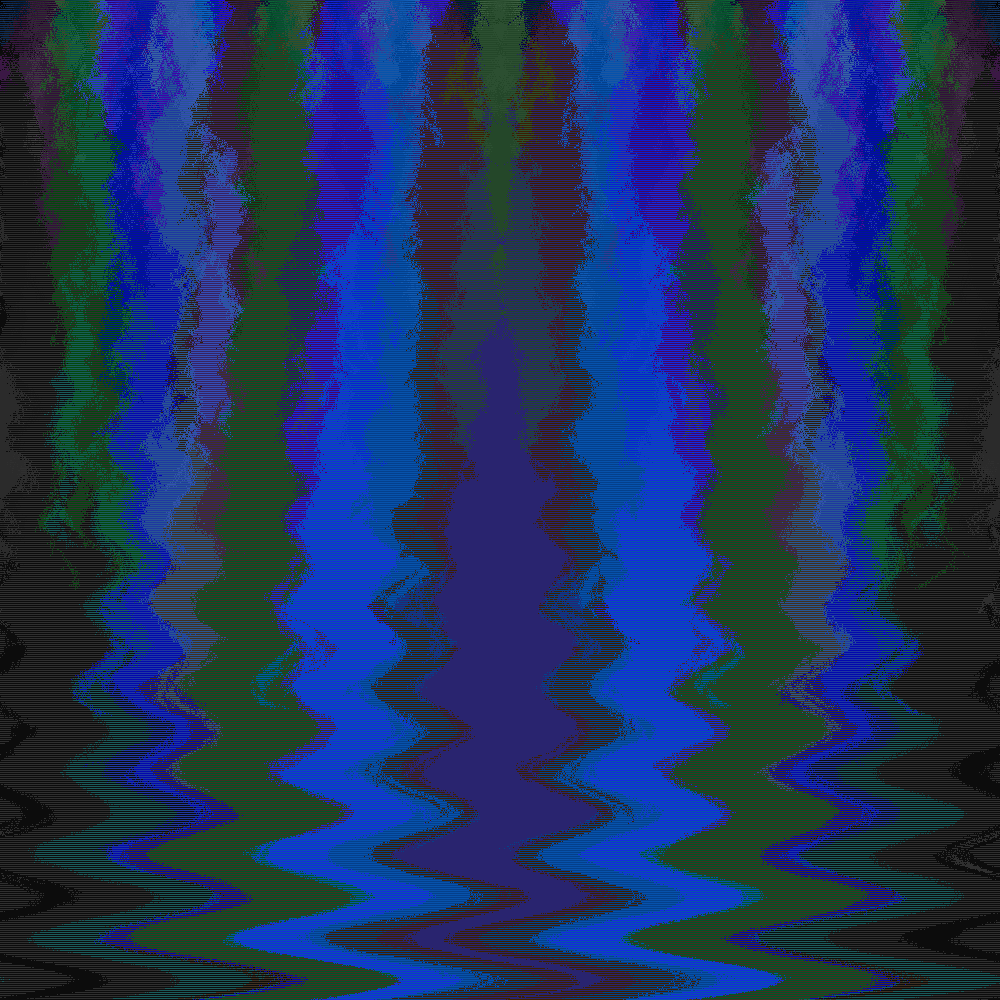

Python code for this plot:
from PIL import Image
import math as math
import random as rand
from spiral_image2 import grid_to_colours


"""
Function to generate the cascading images
"""
def sin_drip(name, red, green, blue, density=255, width=1000, height=1000):

    max_wobble = 200
    num_periods = 12

    # make the pixel grid
    grid = [0] * height
    for i in range(height):
        grid[i] = [0] * width

    colours = [None] * (width*height)

    # First let's set the top row of pixels
    for i in range(width):
        grid[0][i] = (i % red, i % green, i % blue)

    # Now let's set the future row's of pixels    
    for i in range(1, width):
        for j in range(height):
        # we want to base colour choices on what the pixels above are
        # create a series of colour choices
        # make an array for the options of next pixel
            start = max(0, j - 3)
            end = min(j+3, height-1)
            choices = []
            for k in range(end - start):
                choices.append(grid[i-1][start + k])

            choice = rand.randint(0, end - start - 1)
            
            # sin wobble part
            # we use -k to make a symmetric effect occur
            k = (j + round(math.exp(i * math.log(max_wobble)/1000) * math.sin(math.pi * 2 * num_periods * i / height)))%height
            grid[i][-k] = choices[choice]
    
            

    colours = grid_to_colours(grid)
        
    img = Image.new('RGB', (width, height))
    img.putdata(colours)
    img.save(name)


def sin_drip_base_colours(name, red, green, blue, density=255, width=1000, height=1000):

    max_wobble = 200
    num_periods = 13

    # make the pixel grid
    grid = [0] * height
    for i in range(height):
        grid[i] = [0] * width

    colours = [None] * (width*height)

    base_one = (135, 206, 350)
    base_two = (255, 255, 0)
    base_three = (255, 99, 71)

    # First let's set the top row of pixels
    for i in range(width):
        if i%3 == 0:
            grid[0][i] = base_one
        elif i%3 == 1:
            grid[0][i] = base_two
        else:
            grid[0][i] = base_three 

    # Now let's set the future row's of pixels    
    for i in range(1, width):
        for j in range(height):
        # we want to base colour choices on what the pixels above are
        # create a series of colour choices
        # make an array for the options of next pixel
            start = max(0, j - 3)
            end = min(j+3, height-1)
            choices = []
            for k in range(end - start):
                choices.append(grid[i-1][start + k])

            choice = rand.randint(0, end - start - 1)
            
            # sin wobble part
            # we use -k to make a symmetric effect occur 
            #k = (j + round(100 * math.sin(math.pi * 2 * num_periods * i / height)))%height   # this is for no decay
            k = (j + round(math.exp((width - i) * math.log(max_wobble)/1000) * math.sin(math.pi * 2 * num_periods * i / height)))%height # this is with decay
            grid[i][-k] = choices[choice]
    
            

    colours = grid_to_colours(grid)
        
    img = Image.new('RGB', (width, height))
    img.putdata(colours)
    img.save(name)


if __name__ == "__main__":
    #sin_drip('sin_drip.png', 65, 105, 225)
    sin_drip_base_colours('sin_drip_bc.png', 0, 0, 0)
